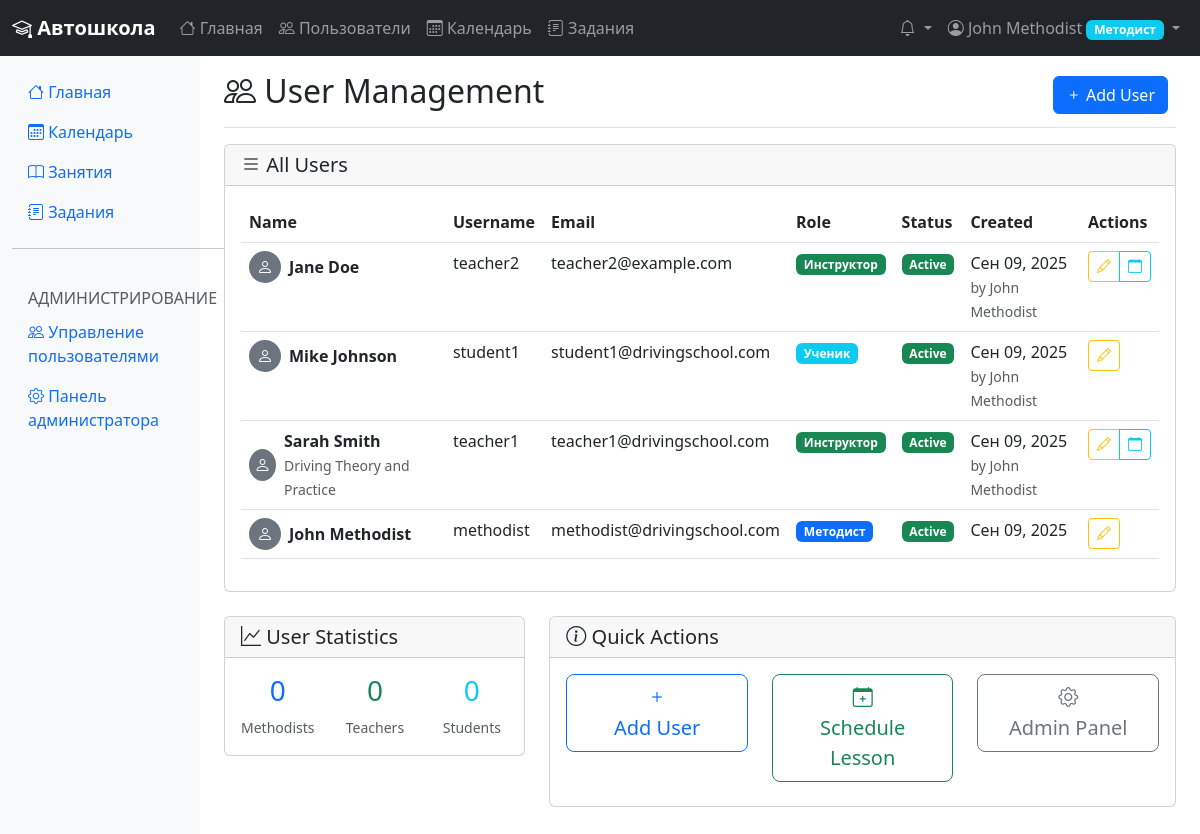
Before: /ru/users/ (signed in) with the older database file.
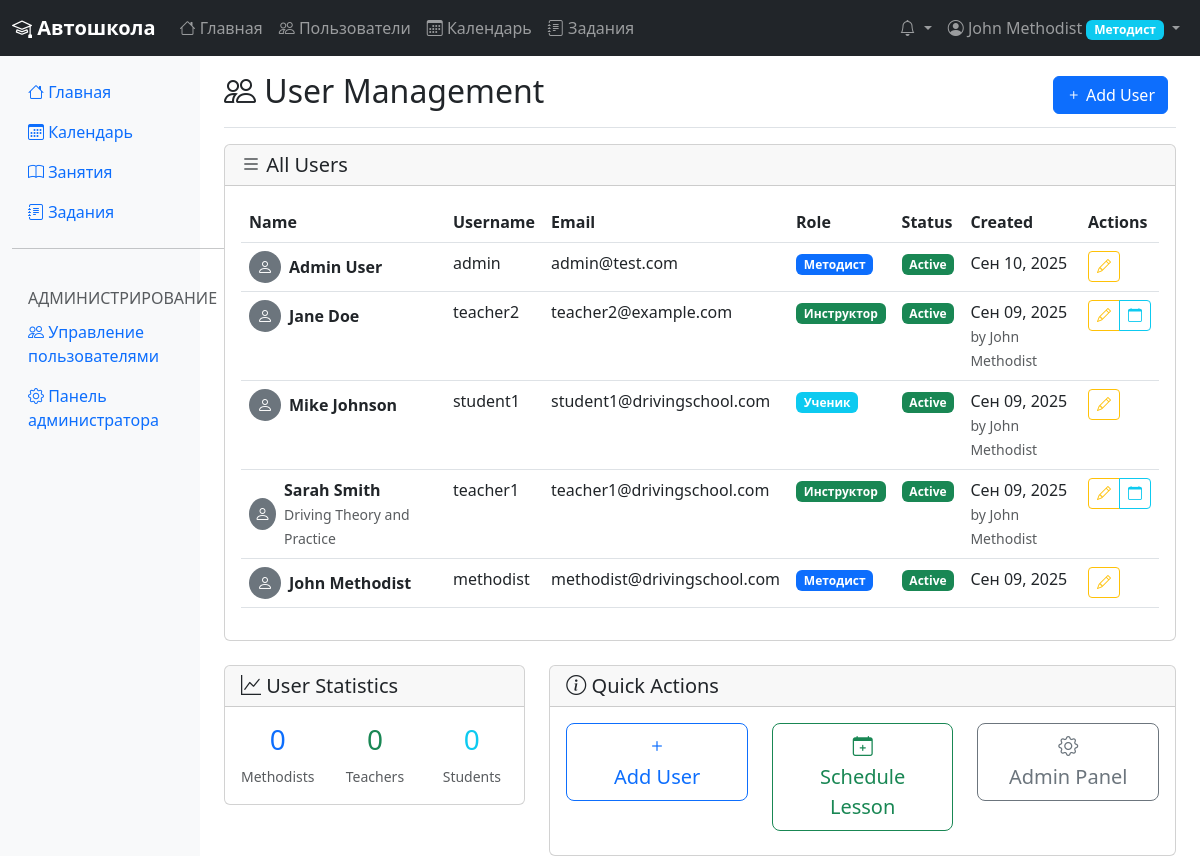
After: the same page with the newer database file.
### accounts/models.py (models this page shows, shortened)
class User(AbstractUser):
    class UserRole(models.TextChoices):
        STUDENT = 'student', 'Ученик'
        TEACHER = 'teacher', 'Инструктор'
        METHODIST = 'methodist', 'Методист'
    first_name = models.CharField(max_length=150, verbose_name='Имя')
    last_name = models.CharField(max_length=150, verbose_name='Фамилия')
    middle_name = models.CharField(max_length=150, blank=True, verbose_name='Отчество')
    role = models.CharField(
        max_length=20,
        choices=UserRole.choices,
        default=UserRole.STUDENT,
        verbose_name='Роль'
    )
    timezone = TimeZoneField(default='Europe/Moscow', verbose_name='Часовой пояс')
    phone = models.CharField(max_length=20, blank=True, verbose_name='Телефон')
    created_at = models.DateTimeField(auto_now_add=True, verbose_name='Дата создания')
    updated_at = models.DateTimeField(auto_now=True, verbose_name='Дата обновления')
    created_by = models.ForeignKey(
        'self',
        on_delete=models.SET_NULL,
        null=True,
        blank=True,
        related_name='created_users',
        limit_choices_to={'role': UserRole.METHODIST},
        verbose_name='Создан пользователем'
    )
    @property
    def full_name(self):
        if self.middle_name:
            return f"{self.first_name} {self.middle_name} {self.last_name}"
        return f"{self.first_name} {self.last_name}"
    def is_methodist(self):
        return self.role == self.UserRole.METHODIST
    class Meta:
        ordering = ['last_name', 'first_name']
        verbose_name = 'Пользователь'
        verbose_name_plural = 'Пользователи'

class UserProfile(models.Model):
    user = models.OneToOneField(User, on_delete=models.CASCADE, related_name='profile', verbose_name='Пользователь')
    avatar = models.ImageField(upload_to='avatars/', blank=True, null=True, verbose_name='Аватар')
    bio = models.TextField(max_length=500, blank=True, verbose_name='О себе')
    email_notifications = models.BooleanField(default=True, verbose_name='Email уведомления')
    push_notifications = models.BooleanField(default=True, verbose_name='Push уведомления')
    enrollment_date = models.DateField(null=True, blank=True, verbose_name='Дата зачисления')
    specialization = models.CharField(max_length=200, blank=True, verbose_name='Специализация')
    experience_years = models.PositiveIntegerField(default=0, verbose_name='Лет опыта')
    class Meta:
        verbose_name = 'Профиль пользователя'
        verbose_name_plural = 'Профили пользователей'

### accounts/views.py (the view)
# urls.py: path('users/', views.UserListView.as_view(), name='user_list'),
class UserListView(LoginRequiredMixin, MethodistRequiredMixin, ListView):
    model = User
    template_name = 'accounts/user_list.html'
    context_object_name = 'users'
    paginate_by = 20
    def get_queryset(self):
        return User.objects.select_related('profile').order_by('-created_at')

### accounts/views.py (called while the page is built)
    def test_func(self):
        return self.request.user.is_authenticated and self.request.user.is_methodist()

### templates/accounts/user_list.html (shortened to what the changed rows need)
{% extends 'base.html' %}
{% block content %}
<div class="d-flex justify-content-between flex-wrap flex-md-nowrap align-items-center pt-3 pb-2 mb-3 border-bottom">
    <h1 class="h2"><i class="bi bi-people"></i> User Management</h1>
</div>
<div class="row">
    <div class="col-12">
        <div class="card">
            <div class="card-body">
                {% if users %}
                    <div class="table-responsive">
                        <table class="table table-hover">
                            <thead>
                                <tr>
                                    <th>Name</th>
                                    <th>Username</th>
                                    <th>Email</th>
                                    <th>Role</th>
                                    <th>Status</th>
                                    <th>Created</th>
                                    <th>Actions</th>
                                </tr>
                            </thead>
                            <tbody>
                                {% for user in users %}
                                <tr>
                                    <td>
                                        <div class="d-flex align-items-center">
                                            {% if user.profile.avatar %}
                                                <img src="{{ user.profile.avatar.url }}" class="rounded-circle me-2" width="32" height="32" alt="{{ user.full_name }}">
                                            {% else %}
                                                <div class="bg-secondary rounded-circle me-2 d-flex align-items-center justify-content-center" style="width: 32px; height: 32px;">
                                                    <i class="bi bi-person text-white"></i>
                                                </div>
                                            {% endif %}
                                            <div>
                                                <div class="fw-bold">{{ user.full_name }}</div>
                                                {% if user.profile.specialization %}
                                                    <small class="text-muted">{{ user.profile.specialization }}</small>
                                                {% endif %}
                                            </div>
                                        </div>
                                    </td>
                                    <td>{{ user.username }}</td>
                                    <td>{{ user.email }}</td>
                                    <td>
                                        <span class="badge bg-{% if user.role == 'methodist' %}primary{% elif user.role == 'teacher' %}success{% else %}info{% endif %}">
                                            {{ user.get_role_display }}
                                        </span>
                                    </td>
                                    <td>
                                        {% if user.is_active %}
                                            <span class="badge bg-success">Active</span>
                                        {% else %}
                                            <span class="badge bg-danger">Inactive</span>
                                        {% endif %}
                                    </td>
                                    <td>
                                        {{ user.created_at|date:"M d, Y" }}
                                        {% if user.created_by %}
                                            <br><small class="text-muted">by {{ user.created_by.full_name }}</small>
                                        {% endif %}
                                    </td>
                                    <td>
                                        <div class="btn-group btn-group-sm">
                                            <a href="{% url 'accounts:user_edit' user.pk %}" class="btn btn-outline-warning btn-sm">
                                                <i class="bi bi-pencil"></i>
                                            </a>
                                            {% if user.role == 'teacher' %}
                                                <a href="{% url 'scheduling:teacher_schedule' user.pk %}" class="btn btn-outline-info btn-sm">
                                                    <i class="bi bi-calendar"></i>
                                                </a>
                                            {% endif %}
                                        </div>
                                    </td>
                                </tr>
                                {% endfor %}
                            </tbody>
                        </table>
                    </div>
                {% endif %}
            </div>
        </div>
    </div>
</div>
{% endblock %}

### templates/base.html (shortened to what the changed rows need)
<!DOCTYPE html>
{% load i18n %}
<html lang="{{ LANGUAGE_CODE }}">
<head>
    <link href="https://cdn.jsdelivr.net/npm/bootstrap@5.3.0/dist/css/bootstrap.min.css" rel="stylesheet">
    <link href="https://cdn.jsdelivr.net/npm/bootstrap-icons@1.10.0/font/bootstrap-icons.css" rel="stylesheet">
</head>
<body>
    {% if user.is_authenticated %}
    <nav class="navbar navbar-expand-lg navbar-dark bg-dark">
        <div class="container-fluid">
            <a class="navbar-brand" href="{% url 'accounts:dashboard' %}">
                <i class="bi bi-mortarboard"></i> {% trans "Автошкола" %}
            </a>
            <div class="collapse navbar-collapse" id="navbarNav">
                <ul class="navbar-nav me-auto">
                    <li class="nav-item">
                        <a class="nav-link" href="{% url 'accounts:dashboard' %}">
                            <i class="bi bi-house"></i> {% trans "Главная" %}
                        </a>
                    </li>
                    {% if user.is_methodist %}
                    <li class="nav-item">
                        <a class="nav-link" href="{% url 'accounts:user_list' %}">
                            <i class="bi bi-people"></i> {% trans "Пользователи" %}
                        </a>
                    </li>
                    {% endif %}
                    <li class="nav-item">
                        <a class="nav-link" href="{% url 'scheduling:calendar' %}">
                            <i class="bi bi-calendar3"></i> {% trans "Календарь" %}
                        </a>
                    </li>
                    <li class="nav-item">
                        <a class="nav-link" href="{% url 'assignments:assignment_list' %}">
                            <i class="bi bi-journal-text"></i> {% trans "Задания" %}
                        </a>
                    </li>
                </ul>
                <ul class="navbar-nav">
                    <li class="nav-item dropdown">
                        <a class="nav-link dropdown-toggle" href="#" id="notificationsDropdown" role="button" data-bs-toggle="dropdown">
                            <i class="bi bi-bell"></i>
                        </a>
                    </li>
                    <li class="nav-item dropdown">
                        <a class="nav-link dropdown-toggle" href="#" id="navbarDropdown" role="button" data-bs-toggle="dropdown">
                            <i class="bi bi-person-circle"></i> {{ user.full_name }}
                            <span class="badge bg-info">{{ user.get_role_display }}</span>
                        </a>
                    </li>
                </ul>
            </div>
        </div>
    </nav>
    {% endif %}
    <main class="container-fluid">
        {% if user.is_authenticated %}
        <div class="row">
            <div class="col-md-9 ms-sm-auto col-lg-10 px-md-4">
                {% block content %}
                {% endblock %}
            </div>
        </div>
        {% else %}
            <script>
                window.location.href = "{% url 'accounts:login' %}";
            </script>
        {% endif %}
    </main>
</body>
</html>

Changed rows visible on the page:
added User: full_name "Admin User", username "admin", email "admin@test.com", role "Методист", is_active "Active", created_at "Сен 10, 2025"
